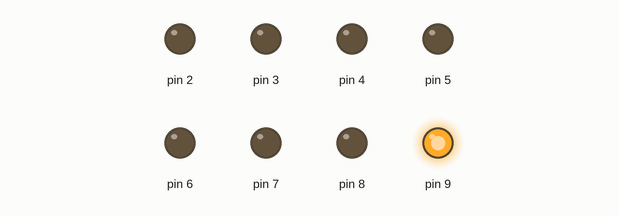
Simulated run of this sketch. Board: Arduino Uno, built with avr-gcc and run on an emulated ATmega328P. Shown: output pins drawn as LEDs (lit = HIGH).

Above: at 0.05 s.
At 0.35 s:
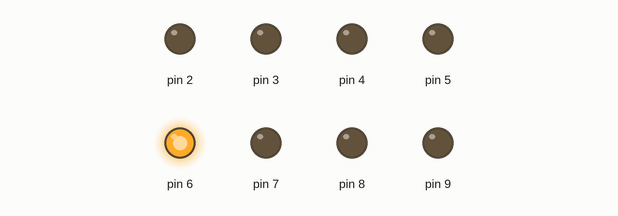
At 0.75 s:
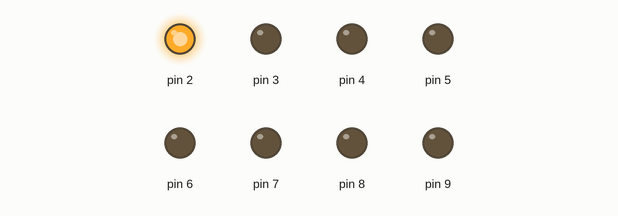
At 1.45 s:
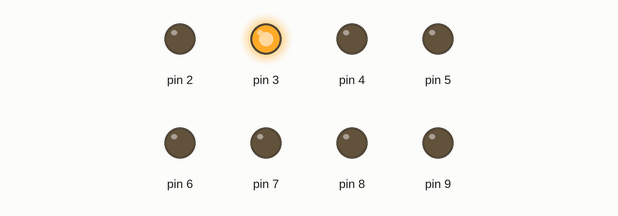
At 2.15 s:
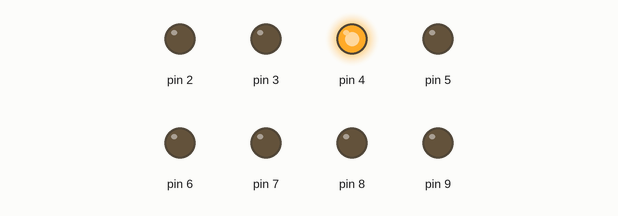
At 2.85 s:
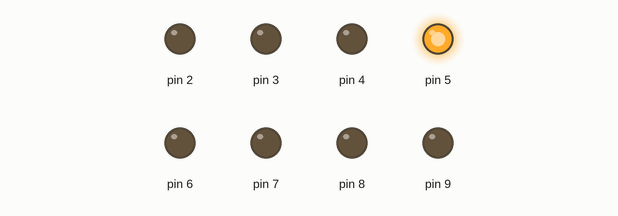
Timing chart, 0 to 3.1 s (numbered marks = the images above):
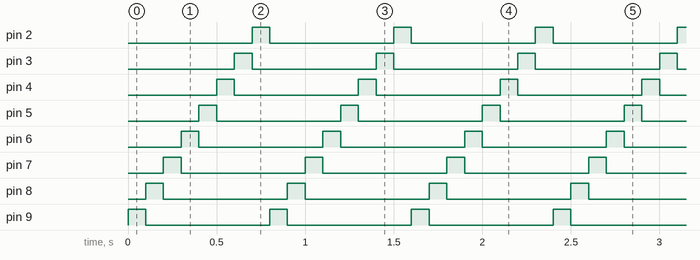

Measured:
- by itself, pin 2–9: alternates HIGH for 0.10 s and LOW for 0.70 s
- by itself, everything shown: repeats every 0.80 s, in 8 steps

The sketch:

pin2_to_pin9.ino
```cpp
void setup() {
    for (int x = 2; x <= 9; x++) {
        pinMode(x, OUTPUT);
    }
}

void loop() {
    for (int x = 9; x >= 2; x--) {
        digitalWrite(x, HIGH);
        delay(100);
        digitalWrite(x, LOW);
    }
}
```
